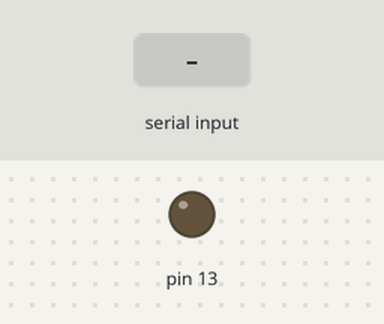
A sketch run on a simulated Arduino Uno, built with avr-gcc and run on an emulated ATmega328P. Parts: output pins drawn as LEDs (lit = HIGH). The test bench sets the inputs (shaded band). What the sketch prints to the serial monitor is not drawn.

Above: at 1.2 s.
1.3 s: "H" received over Serial
At 1.42 s:
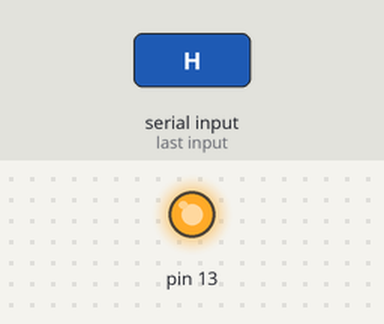
3.0 s: "E" received over Serial
Timing chart, 0 to 6.0 s (numbered marks = the images above; inputs shaded):
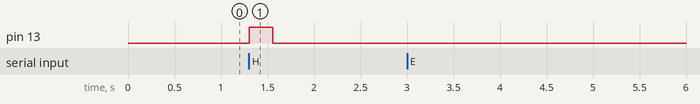

Measured:
- after the input at 1.3 s, pin 13: LOW → HIGH at once, → LOW 0.26 s later
- after the input at 3.0 s, every drawn part: stays the same

The sketch:

sketch_aug04a.ino
```cpp
byte data;
char message;

void setup() {
  Serial.begin(9600);
  pinMode(13, OUTPUT);
}

void loop() {
  if (Serial.available() > 0) {
    message = Serial.read();
    if (message == 'H') {
      Serial.print("接收到起始位信息：");
      Serial.println(message);

      data = Serial.read();

      digitalWrite(13,HIGH);
      delay(data);
      digitalWrite(13,LOW);

      Serial.print("接收的数据为：");
      Serial.println(data);

    } else if (message == 'E') {
      Serial.print("接收到停止位信息：");
      Serial.println(message);
      Serial.println("信息接收完毕！");
    }
  }
}
```
